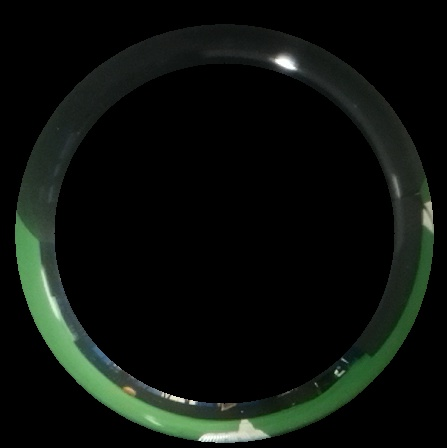
#> input picture 360det/img.jpg, 447 x 448 px, given in place of vid1.avi, which was not available
$ python balldet.py
#> lines starting #> are read from the running program, lines starting #| are printed output that depends on the picture; after the words box and inside, x2 and y2 are one past the last pixel; in counts of white or black regions, pixels touching at a corner belong together; pictures that were not available may be replaced by others from this repository, and a replacement may not be noted
from time import sleep
import numpy as np
import cv2

vid = cv2.VideoCapture("vid1.avi")
fps = int(cv2.CAP_PROP_FPS)
delay = int(1000 / fps)

def find_average(pts):
    if pts is not None:
        x = int(np.mean(pts[:,0,0]))
        y = int(np.mean(pts[:,0,1]))

        return x, y
    else:
        return None, None

def find_ball(frame):
    white = cv2.inRange(frame, (100, 100, 100), (255, 255, 255))
    b, g, r = cv2.split(frame)
    ret, r = cv2.threshold(r, 130, 255, cv2.THRESH_BINARY)

    out = cv2.bitwise_and(r, cv2.bitwise_not(white))
    x, y = find_average(cv2.findNonZero(out))
    return x, y, out

def find_angle(x, y, mid):
    return np.degrees(np.arctan2(y - mid[1], x - mid[0]))

def draw_ball(frame, x, y, bangle):
    cv2.line(frame, oval, (oval[0] - (int(np.sin(np.radians(-bangle))*50)), oval[1] - (int(np.cos(np.radians(-bangle))*25))), (51, 92, 255), 2)
    cv2.putText(frame, "%.0f" % bangle, (oval[0] - 50, oval[1] + 50), cv2.FONT_HERSHEY_SIMPLEX, 1, (255, 255, 255), )

    cv2.circle(frame, (x, y), 3, (0, 255, 0), -1)
    cv2.circle(frame, mid, 3, (255, 255, 255), -1)
    cv2.line(frame, (x, y), mid, (255, 255, 255), 1)


while True:
    ret, frame = vid.read()
#> frame is the input picture: shape (448, 447, 3); mean B, G, R 12.7, 17.1, 12.2
    if not ret:
        break

    mid = (224, 233)
    oval = (60, 35)
    cv2.circle(frame, mid, 170, (0, 0, 0), -1)
#> frame: shape (448, 447, 3); 2.04% of pixels changed, all inside (x1, y1, x2, y2) = (54, 63, 395, 404)
    cv2.circle(frame, mid, 260, (0, 0, 0), 100)
#> frame: shape (448, 447, 3); mean B, G, R 12.6, 17, 12.2
    cv2.rectangle(frame, (0, 0), (448, 20), (0, 0, 0), -1)
    cv2.ellipse(frame, (oval, (100, 50), 0), (255, 255, 255), 1)
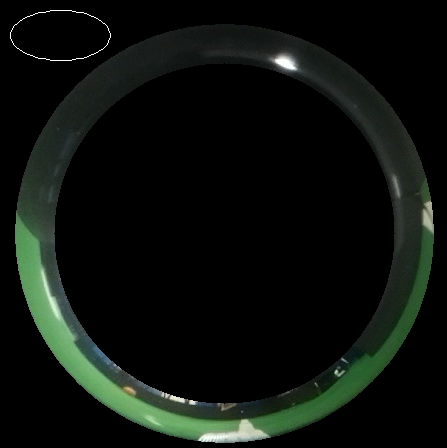
#> frame: shape (448, 447, 3); mean B, G, R 12.9, 17.3, 12.5

    x, y, out = find_ball(frame)
#> in find_ball, `white = cv2.inRange(frame, (100, 100, 100), (255, 255, 255))`:
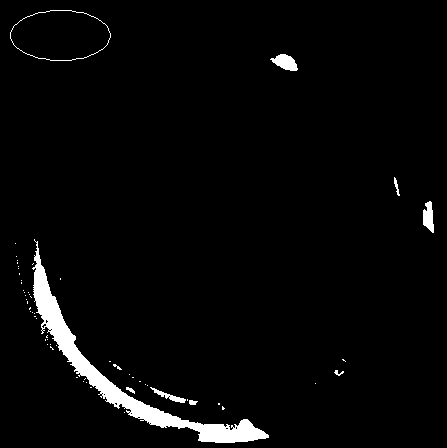
#> white: shape (448, 447); 3.1% white; 59 white regions (49 under 20 px), largest, box (x1, y1, x2, y2) and area: (32, 239, 269, 443) 4974, (270, 54, 298, 71) 290, (423, 201, 434, 233) 245
#> in find_ball, `b, g, r = cv2.split(frame)`:
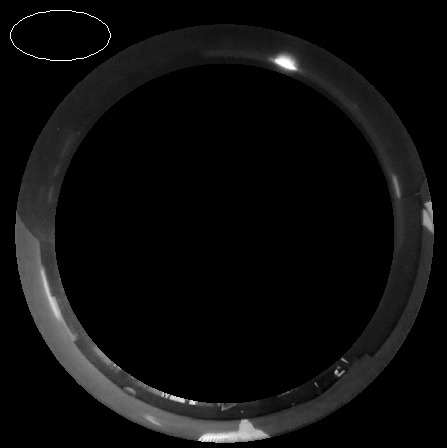
#> b: shape (448, 447); min 0, max 255, mean 12.9
#> in find_ball, `b, g, r = cv2.split(frame)`:
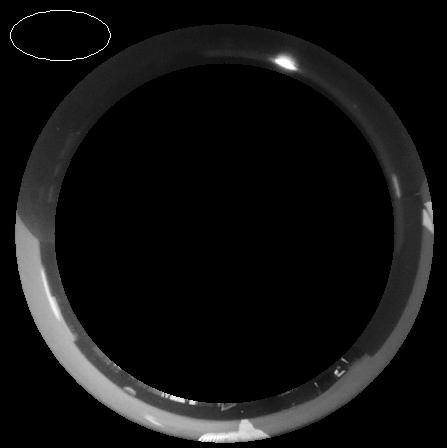
#> g: shape (448, 447); min 0, max 255, mean 17.3
#> in find_ball, `ret, r = cv2.threshold(r, 130, 255, cv2.THRESH_BINARY)`:
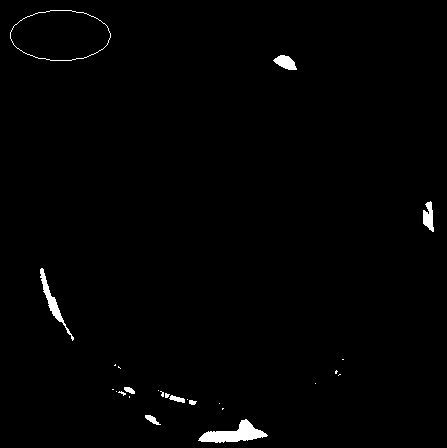
#> r: shape (448, 447); 1.1% white; 25 white regions (16 under 20 px), largest, box (x1, y1, x2, y2) and area: (198, 419, 268, 443) 784, (40, 268, 74, 341) 395, (10, 10, 111, 61) 224
#> in find_ball, `out = cv2.bitwise_and(r, cv2.bitwise_not(white))`:
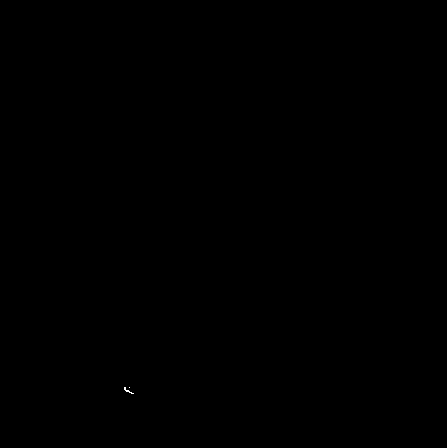
#> out: shape (448, 447); 0.01% white in thin lines or dots, all inside (x1, y1, x2, y2) = (124, 387, 134, 394)
#> in find_average, `x = int(np.mean(pts[:,0,0]))`: x = 127
#> in find_average, `y = int(np.mean(pts[:,0,1]))`: y = 390
#> in find_ball, `x, y = find_average(cv2.findNonZero(out))`: x = 127; y = 390
#> x = 127; y = 390
    if x is not None:
        bangle = find_angle(x, y, mid)
#> bangle = 121.7
        draw_ball(frame, x, y, bangle)
#> in draw_ball, `cv2.circle(frame, (x, y), 3, (0, 255, 0), -1)`: frame: shape (448, 447, 3); mean B, G, R 13.1, 17.5, 12.8
#> in draw_ball, `cv2.circle(frame, mid, 3, (255, 255, 255), -1)`: frame: shape (448, 447, 3); mean B, G, R 13.1, 17.6, 12.8
#> in draw_ball, `cv2.line(frame, (x, y), mid, (255, 255, 255), 1)`:
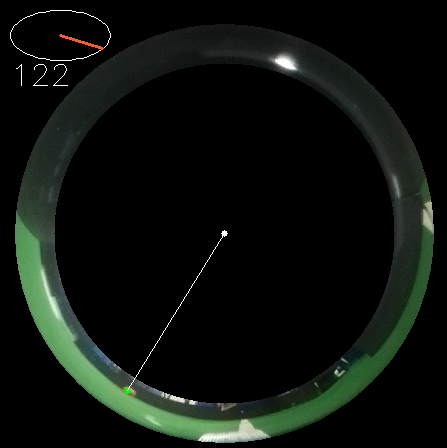
#> frame: shape (448, 447, 3); mean B, G, R 13.3, 17.8, 13


    #cv2.imshow("thresh", out)
    cv2.imshow("Press <q> to exit", frame)
    if cv2.waitKey(delay) & 0xFF == ord("q"):
#> (key q is pressed here)
        break

vid.release()
cv2.destroyAllWindows()
